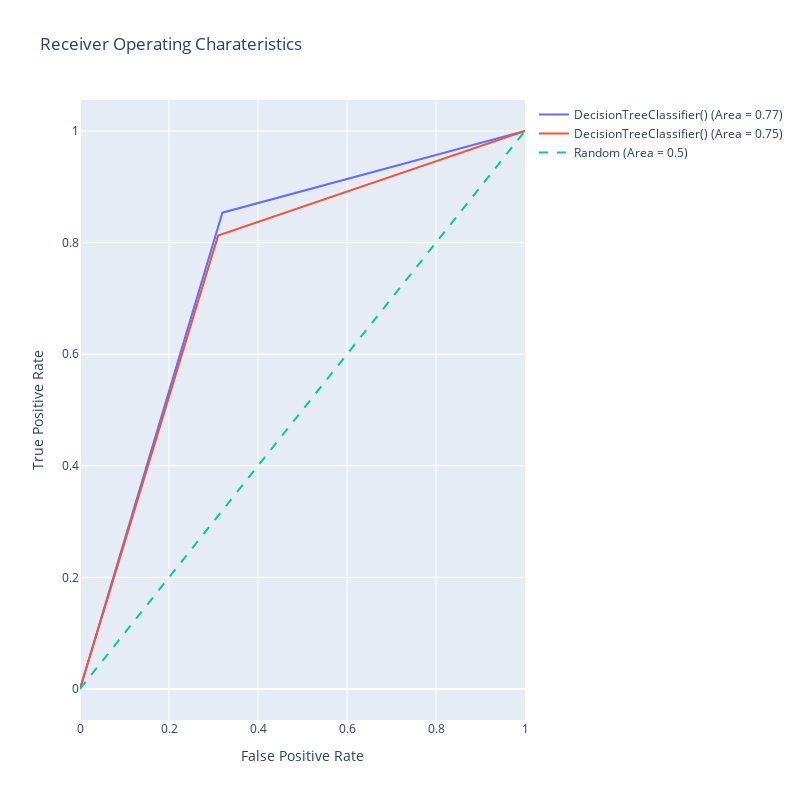

This figure's notebook cell:
### Code cell
roc_auc(DecisionTreeClassifier(),X,y)

### Figure 1 — Plotly figure (JSON) as saved in the notebook; plotly's stock layout.template omitted (floating-point values rounded to 4 significant figures)
{"data": [{"mode": "lines", "name": "DecisionTreeClassifier() (Area = 0.77)", "type": "scatter", "x": [0, 0.32, 1], "y": [0, 0.8537, 1]}, {"mode": "lines", "name": "DecisionTreeClassifier() (Area = 0.75)", "type": "scatter", "x": [0, 0.3103, 1], "y": [0, 0.8125, 1]}, {"line": {"dash": "dash"}, "mode": "lines", "name": "Random (Area = 0.5)", "type": "scatter", "x": [0, 1], "y": [0, 1]}], "layout": {"autosize": false, "height": 800, "showlegend": true, "title": {"text": "Receiver Operating Charateristics"}, "width": 800, "xaxis": {"title": {"text": "False Positive Rate"}}, "yaxis": {"title": {"text": "True Positive Rate"}}}}
